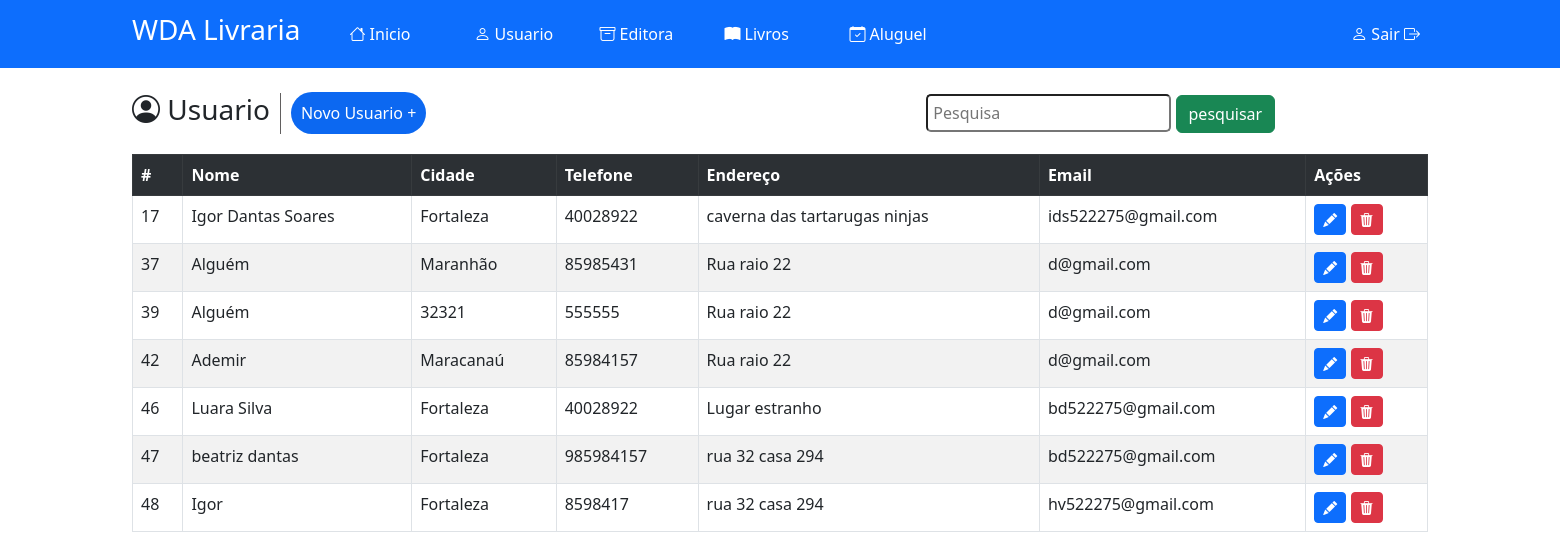
The page /index.php?menuop=usuario (signed in) on the database its author committed.
### tables this page shows
CREATE TABLE `tbusuario` (
  `idUsuario` int(11) NOT NULL,
  `nomeUsuario` varchar(200) NOT NULL,
  `cidadeUsuario` varchar(150) NOT NULL,
  `numeroUsuario` int(10) NOT NULL,
  `endereçoUsuario` varchar(200) NOT NULL,
  `emailUsuario` varchar(200) NOT NULL
);

### paginas/usuario/usuario.php (the view, shortened to what this page needs)
<!DOCTYPE html>
<html lang="en">
<head>
    <link rel="stylesheet" href="css1/usuario.css">
    <link rel="stylesheet" href="https://cdn.jsdelivr.net/npm/bootstrap-icons@1.10.5/font/bootstrap-icons.css">
</head>
<body>
<header>
    <div class="alinhar">
        <div class="titu">
            <h3><i class="bi bi-person-circle"></i> Usuario</h3>
        </div>
        <div class="link">
            <a href="index.php?menuop=cad-usuario" class="botao">Novo Usuario +</a>
        </div>
        <div class="pesquisa col-400">
            <form action="index.php?menuop=usuario" method="POST">
                <input class="form" type="text" placeholder="Pesquisa" name="txt_pesquisa" id="">
                <input class="btn btn-success" type="submit" value="pesquisar" id="">
            </form>
        </div>
    </div>
</header>
        <?php
            $txt_pesquisa = (isset($_POST["txt_pesquisa"]))?$_POST["txt_pesquisa"]:"";
            $sql = "SELECT * FROM tbusuario where idUsuario = '{$txt_pesquisa}' or nomeUsuario LIKE '%{$txt_pesquisa}%'";
            $rs = $conexao -> query($sql);
            $qtd = $rs ->num_rows;
            if($qtd > 0){
                print "<table class='table table-hover table-striped table-bordered'>";
                print "<tr class='table-dark'>";
                    print "<th>#</th>";
                    print "<th>Nome</th>";
                    print "<th>Cidade</th>";
                    print "<th>Telefone</th>";
                    print "<th>Endereço</th>";
                    print "<th>Email</th>";
                    print "<th>Ações</th>";
                    print "</tr>";
                while($row = $rs ->fetch_object()){
                    print "<tr>";
                    print "<td>".$row -> idUsuario."</td>";
                    print "<td>" .$row -> nomeUsuario."</td>";
                    print "<td>" .$row -> cidadeUsuario."</td>";
                    print "<td>" .$row -> numeroUsuario."</td>";
                    print "<td>" .$row -> endereçoUsuario."</td>";
                    print "<td>" .$row -> emailUsuario."</td>";
                    print "<td>
                            <a onclick=\"location.href='?menuop=editar-usuario&idUsuario=".$row-> idUsuario."';\" class='btn btn-primary btn-sm'> <i class='bi bi-pencil-fill'></i>
                            </a>
                            <a onclick=\"if(confirm('Tem certeza de que deseja excluir esse registro?')){location.href='?menuop=excluir-usuario&idUsuario=".$row -> idUsuario."';} else{false;}\" class='btn btn-danger btn-sm'><i class='bi bi-trash3-fill'></i></a>
                    </td>";
                    print "</tr>";
                }
                print "</table>";
              }else{
                print "<p>Não encontrou resultado.</p>";
            }
        ?>
    </body>
</html>

### index.php (shortened to what this page needs)
<?php
    include("db/conexao.php");
?>
<!DOCTYPE html>
<html lang="en">
<head>
    <link href="css/bootstrap.min.css" rel="stylesheet">
    <link rel="stylesheet" href="style.css">
    <link rel="stylesheet" href="https://cdn.jsdelivr.net/npm/bootstrap-icons@1.10.5/font/bootstrap-icons.css">
</head>
<body>
    <header class="bg-primary">
        <div class="container">
            <nav class="navbar navbar-expand-lg navbar-dark ">
                <a href="#" class="navbar-brand">
                    <h3>WDA Livraria</h3>
                </a>
                <div class="collapse navbar-collapse" id="conteudoNavBar">
                    <ul class="navbar-nav mr-auto">
                        <li class="nav-item active"><a class="nav-link" href="?menuop=home"><i class="bi bi-house"></i> Inicio</a></li>
                        <li class="nav-item"><a class="nav-link" href="?menuop=usuario"><i class="bi bi-person"></i> Usuario</a></li>
                        <li class="nav-item"><a class="nav-link" href="?menuop=editora"><i class="bi bi-archive"></i> Editora</a></li>
                        <li class="nav-item"><a class="nav-link" href="?menuop=livro"><i class="bi bi-book-fill"></i> Livros</a> </li>
                        <li class="nav-item"><a class="nav-link" href="?menuop=aluguel"> <i class="bi bi-calendar-check"></i> Aluguel</a> </li>
                    </ul>
                    <div class="navbar-nav w-100 justify-content-end">
                        <a href="logaut.php" class="nav-link">
                            <i class="bi bi-person"></i>
                             Sair <i class="bi bi-box-arrow-right"></i>
                        </a>
                    </div>
                </div>
            </nav>
        </div>
    </header>
    <main>
        <div class="container">
        <?php
            switch(@$_REQUEST["menuop"]){
                case 'usuario':
                    include("paginas/usuario/usuario.php");
                    break;
            }
        ?>
        </div>
    </main>
</body>
</html>

### style.css (style rules this page uses)
* { margin: 0px; padding: 0px; }
body { background-color: rgb(228, 228, 228); }
nav a h3 { color: rgb(255, 255, 255); text-decoration: none; }
.nav-link { color: rgb(255, 255, 255); }

### css1/usuario.css (style rules this page uses)
.alinhar { margin-top: 25px; display: flex; align-items: center; }
.titu { border-right: 1px solid rgb(97, 95, 95); padding-right: 10px; }
.link a { margin-left: 10px; }
.link .botao { text-decoration: none; padding: 10px; color: white; border-radius: 50px; background-color: rgb(12, 104, 241); }
table { margin-top:20px; }

### index.php (style rules this page uses)
ul li { margin-left: 25px; width: 100px; }
body { background-color: #fff; }
nav a h3 { color: rgb(255, 255, 255); text-decoration: none; }
.nav-link { color: rgb(255, 255, 255); }

### paginas/usuario/usuario.php (style rules this page uses)
.alinhar { width: 2000px; }
.pesquisa { margin-left: 500px; }
.form { border-radius:5px; padding: 5px; }

### rows shown on the page
tbusuario: idUsuario "17", nomeUsuario "Igor Dantas Soares", cidadeUsuario "Fortaleza", numeroUsuario "40028922", endereçoUsuario "caverna das tartarugas ninjas", emailUsuario "ids522275@gmail.com"
tbusuario: idUsuario "37", nomeUsuario "Alguém", cidadeUsuario "Maranhão", numeroUsuario "85985431", endereçoUsuario "Rua raio 22", emailUsuario "d@gmail.com"
tbusuario: idUsuario "39", nomeUsuario "Alguém", cidadeUsuario "32321", numeroUsuario "555555", endereçoUsuario "Rua raio 22", emailUsuario "d@gmail.com"
tbusuario: idUsuario "42", nomeUsuario "Ademir", cidadeUsuario "Maracanaú", numeroUsuario "85984157", endereçoUsuario "Rua raio 22", emailUsuario "d@gmail.com"
tbusuario: idUsuario "46", nomeUsuario "Luara Silva", cidadeUsuario "Fortaleza", numeroUsuario "40028922", endereçoUsuario "Lugar estranho", emailUsuario "bd522275@gmail.com"
tbusuario: idUsuario "47", nomeUsuario "beatriz dantas", cidadeUsuario "Fortaleza", numeroUsuario "985984157", endereçoUsuario "rua 32 casa 294", emailUsuario "bd522275@gmail.com"
tbusuario: idUsuario "48", nomeUsuario "Igor", cidadeUsuario "Fortaleza", numeroUsuario "8598417", endereçoUsuario "rua 32 casa 294", emailUsuario "hv522275@gmail.com"
